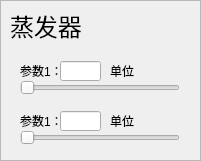
   <widget class="QFrame" name="devide_frame_Evaporator">
    <property name="geometry">
     <rect>
      <x>280</x>
      <y>410</y>
      <width>201</width>
      <height>161</height>
     </rect>
    </property>
    <property name="frameShape">
     <enum>QFrame::StyledPanel</enum>
    </property>
    <property name="frameShadow">
     <enum>QFrame::Raised</enum>
    </property>
    <widget class="QLabel" name="label_10">
     <property name="geometry">
      <rect>
       <x>10</x>
       <y>10</y>
       <width>121</width>
       <height>31</height>
      </rect>
     </property>
     <property name="font">
      <font>
       <family>仿宋</family>
       <pointsize>18</pointsize>
      </font>
     </property>
     <property name="text">
      <string>蒸发器</string>
     </property>
    </widget>
    <widget class="QWidget" name="Evaporator_val_1" native="true">
     <property name="geometry">
      <rect>
       <x>10</x>
       <y>50</y>
       <width>181</width>
       <height>51</height>
      </rect>
     </property>
     <widget class="QLabel" name="label_33">
      <property name="geometry">
       <rect>
        <x>10</x>
        <y>10</y>
        <width>41</width>
        <height>21</height>
       </rect>
      </property>
      <property name="text">
       <string>参数1：</string>
      </property>
     </widget>
     <widget class="QLineEdit" name="Evaporator_LineEdit_val_1">
      <property name="geometry">
       <rect>
        <x>50</x>
        <y>11</y>
        <width>41</width>
        <height>20</height>
       </rect>
      </property>
     </widget>
     <widget class="QLabel" name="label_34">
      <property name="geometry">
       <rect>
        <x>100</x>
        <y>10</y>
        <width>41</width>
        <height>21</height>
       </rect>
      </property>
      <property name="text">
       <string>单位</string>
      </property>
     </widget>
     <widget class="QSlider" name="Evaporator_Slider_val_1">
      <property name="geometry">
       <rect>
        <x>10</x>
        <y>30</y>
        <width>160</width>
        <height>16</height>
       </rect>
      </property>
      <property name="orientation">
       <enum>Qt::Horizontal</enum>
      </property>
     </widget>
    </widget>
    <widget class="QWidget" name="Evaporator_val_2" native="true">
     <property name="geometry">
      <rect>
       <x>10</x>
       <y>100</y>
       <width>181</width>
       <height>51</height>
      </rect>
     </property>
     <widget class="QLabel" name="label_51">
      <property name="geometry">
       <rect>
        <x>10</x>
        <y>10</y>
        <width>41</width>
        <height>21</height>
       </rect>
      </property>
      <property name="text">
       <string>参数1：</string>
      </property>
     </widget>
     <widget class="QLineEdit" name="Evaporator_LineEdit_val_2">
      <property name="geometry">
       <rect>
        <x>50</x>
        <y>11</y>
        <width>41</width>
        <height>20</height>
       </rect>
      </property>
     </widget>
     <widget class="QLabel" name="label_52">
      <property name="geometry">
       <rect>
        <x>100</x>
        <y>10</y>
        <width>41</width>
        <height>21</height>
       </rect>
      </property>
      <property name="text">
       <string>单位</string>
      </property>
     </widget>
     <widget class="QSlider" name="Evaporator_Slider_val_2">
      <property name="geometry">
       <rect>
        <x>10</x>
        <y>30</y>
        <width>160</width>
        <height>16</height>
       </rect>
      </property>
      <property name="orientation">
       <enum>Qt::Horizontal</enum>
      </property>
     </widget>
    </widget>
   </widget>
